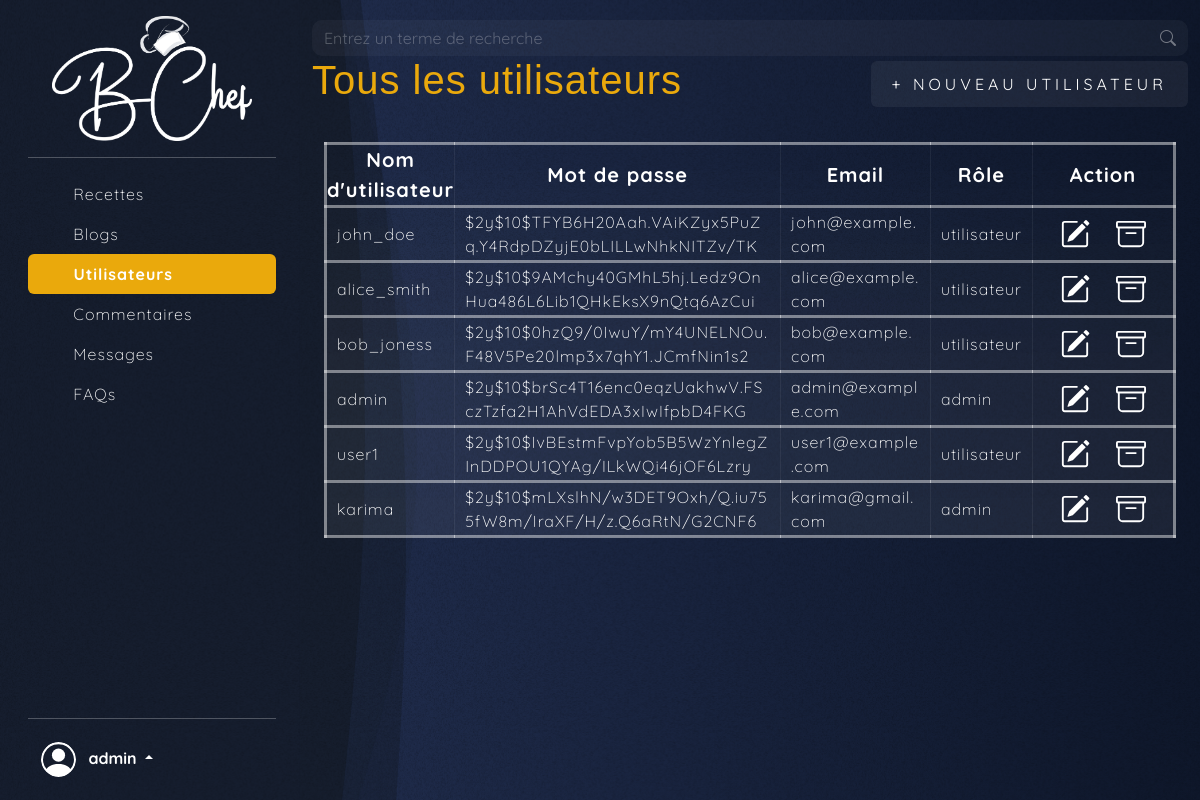
/admin/admin_utilisateurs.php (signed in), run on the app's committed database.
### tables this page shows
CREATE TABLE `utilisateurs` (
  `id_utilisateur` int(11) NOT NULL,
  `nom_utilisateur` varchar(50) NOT NULL,
  `mot_de_passe` varchar(255) NOT NULL,
  `email` varchar(100) NOT NULL,
  `cree_le` timestamp NOT NULL DEFAULT current_timestamp(),
  `role` enum('admin','utilisateur') NOT NULL DEFAULT 'utilisateur'
);

### admin/admin_utilisateurs.php (the view, shortened to what this page needs)
<?php
include 'header_admin.php';
$connexion = connexion();
try
{
    function getUtilisateurs($connexion) {
        $res = $connexion->prepare("SELECT * FROM utilisateurs");
        $res->execute();
        return $res->fetchAll(PDO::FETCH_ASSOC);
    }
    $utilisateurs = getUtilisateurs($connexion);
} catch (PDOException $e) {
    echo "Erreur : " . $e->getMessage();
}
?>
<div class="box">
  <div class="form-content">
    <div class="row">
      <div class="col-12">
        <div class="d-flex justify-content-between align-items-center">
          <h1>Tous les utilisateurs</h1>
          <div class="modal-block">
            <button type="button" class="btn boutton" data-bs-toggle="modal" data-bs-target="#create_Modal"
              data-bs-whatever="@mdo">+ Nouveau utilisateur</button>
          </div>
        </div>
        <main>
          <div class="container marketing">
            <div class="row">
              <div class="col-md-12">
                <table class="w-100 p-3 main-table">
                  <tr class="text-center fs-5">
                    <th>Nom d'utilisateur</th>
                    <th>Mot de passe</th>
                    <th>Email</th>
                    <th>Rôle</th>
                        <th>Action</th>
                    </tr>
              <?php foreach ($utilisateurs as $utilisateur): ?>
                    <tr><td ><?php echo $utilisateur['nom_utilisateur'];?></td>
                        <td class="w-50"><?php echo $utilisateur['mot_de_passe'];?></td>
                        <td><?php echo $utilisateur['email'];?></td>
                        <td><?php echo $utilisateur['role'];?></td>
                        <td><div class="d-flex justify-content-center react p-1">
                      <div class="edit">
                        <a href="edit_utilisateurs.php?id_utilisateur=<?php echo $utilisateur['id_utilisateur'];?>&action=edit"
                          class="btn btn-white">
                        </a>
                      </div>
                      <div class="delete">
                        <a href="delete_utilisateurs.php?id_utilisateur=<?php echo $utilisateur['id_utilisateur'];?>"
                          class="btn btn-white">
                        </a>
                      </div>
                    </div></td>
                    </tr>
              <?php endforeach; ?>
            </div>
          </div>
        </main>
      </div>
    </div>
  </div>
</div>
</body>
</html>

### admin/style.css (style rules this page uses)
* { margin: 0; padding: 0; -webkit-box-sizing: border-box; box-sizing: border-box; }
body { font-family: "Quicksand", sans-serif; font-optical-sizing: auto; font-weight: 100; font-size: 16px; font-style: normal; letter-spacing: 1px; color: black; background: rgb(15,24,44); background: linear-gradient(270deg, #0f182c 0%, #27355a 100%); color: white; }
body::after { content: url(); background-image: url(../images/Background\ Noise.svg); background-size: cover; background-repeat: repeat; background-position: center; position: fixed; height: 100%; top: 0; left: 0; bottom: 0; right: 0; z-index: -1; }
h1 { font-family: "Archivo Black", sans-serif; font-optical-sizing: auto; font-weight: 500; font-size: 40px; color: #EAA90C; }
a { text-decoration: none; color: white; }
td { padding:0 10px; }
.boutton { background-color: #ffffff0f; position: relative; display: inline-block; padding: 10px 20px; color: #ffffff; font-size: 16px; text-decoration: none; text-transform: uppercase; overflow: hidden; transition: .5s; letter-spacing: 4px; }
.main-table { width: 100%; margin: 30px auto; background: rgb(255,255,255); background: linear-gradient(180deg, rgba(255,255,255,0) 0%, rgba(255,255,255,0.05085784313725494) 60%, rgba(255, 255, 255, 0.060) 100%); }
.main-table td,.main-table th { border: 1px solid #ffffff0f; max-width: 150px; word-wrap: break-word; }
.main-table tr { border: 3px solid #ffffff70; }

### data on the page
utilisateurs: nom_utilisateur "john_doe", mot_de_passe "$2y$10$TFYB6H20Aah.VAiKZyx5PuZq.Y4RdpDZyjE0bLILLwNhkNITZv/TK", email "john@example.com", role "utilisateur"
utilisateurs: nom_utilisateur "alice_smith", mot_de_passe "$2y$10$9AMchy40GMhL5hj.Ledz9OnHua486L6Lib1QHkEksX9nQtq6AzCui", email "alice@example.com", role "utilisateur"
utilisateurs: nom_utilisateur "bob_joness", mot_de_passe "$2y$10$0hzQ9/0IwuY/mY4UNELNOu.F48V5Pe20lmp3x7qhY1.JCmfNin1s2", email "bob@example.com", role "utilisateur"
utilisateurs: nom_utilisateur "admin", mot_de_passe "$2y$10$brSc4T16enc0eqzUakhwV.FSczTzfa2H1AhVdEDA3xIwIfpbD4FKG", email "admin@example.com", role "admin"
utilisateurs: nom_utilisateur "user1", mot_de_passe "$2y$10$IvBEstmFvpYob5B5WzYnlegZInDDPOU1QYAg/ILkWQi46jOF6Lzry", email "user1@example.com", role "utilisateur"
utilisateurs: nom_utilisateur "karima", mot_de_passe "$2y$10$mLXslhN/w3DET9Oxh/Q.iu755fW8m/IraXF/H/z.Q6aRtN/G2CNF6", email "karima@gmail.com", role "admin"

### other printed values
$_SESSION['admin'] "admin"
